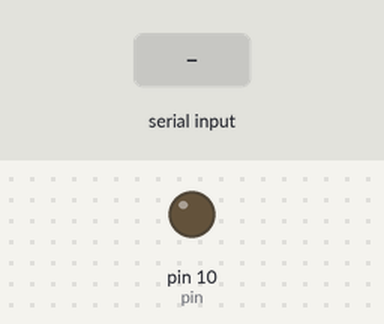
Bench run of a sketch on a simulated Arduino Uno, built with avr-gcc and run on an emulated ATmega328P. Parts: output pins drawn as LEDs (lit = HIGH). The test bench sets the inputs (shaded band). What the sketch prints to the serial monitor is not drawn.

Above: at 1.2 s.
1.3 s: byte 30 received over Serial
At 2.4 s:
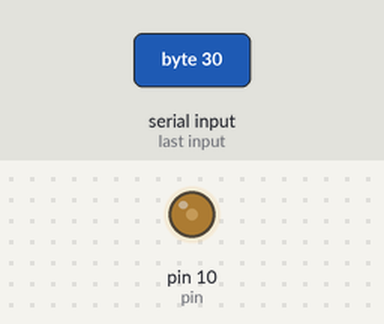
2.8 s: byte 90 received over Serial
At 3.5 s:
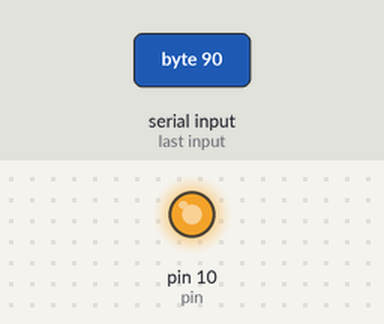
4.3 s: byte 120 received over Serial
At 4.6 s:
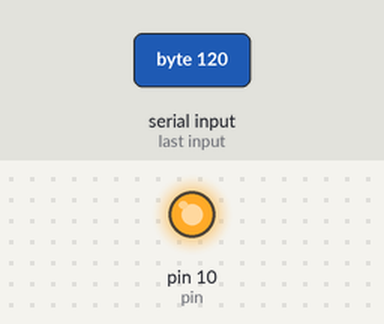
Timing chart, 0 to 7.3 s (numbered marks = the images above; inputs shaded):
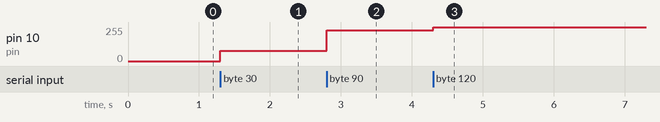

Measured:
- after the input at 1.3 s, pin 10 (pin): 0/255 → 76/255 at once
- after the input at 2.8 s, pin 10 (pin): 76/255 → 229/255 at once
- after the input at 4.3 s, pin 10 (pin): 229/255 → 255/255 at once

The sketch:

PWM_Control.ino
```cpp
#include <PWM.h>

int incomingByte;
int pin = 10;
int level = 0;

void setup() {
  InitTimersSafe();

  bool success = SetPinFrequencySafe(pin, 25000);

  Serial.begin(9600);
  pinMode(pin, OUTPUT);
}

void loop() {
  while(Serial.available() > 0) {
    incomingByte = Serial.read();
    Serial.write(incomingByte);
    level = map(incomingByte, 0, 100, 0, 255);
    Serial.write(level);
  }
  pwmWrite(pin, level);
}
```
